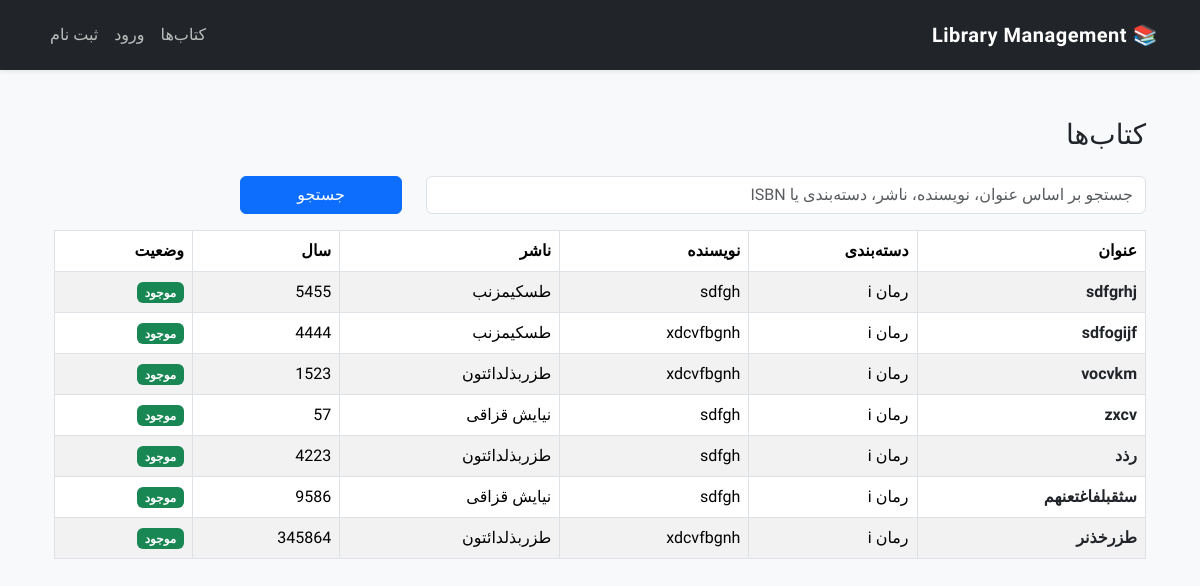
The page /books/ on the database as committed earlier.
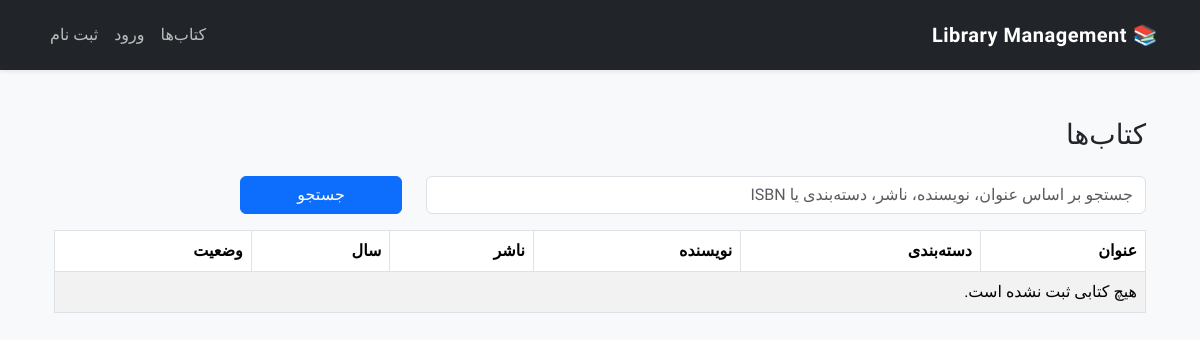
The same page on the database as committed later.
### books/models.py (models this page shows, shortened)
class Book(BaseModel):
    category = models.ForeignKey(
        Category,
        on_delete=models.PROTECT,
        related_name="books",
        verbose_name="دسته‌بندی"
    )
    author = models.ForeignKey(
        Author,
        on_delete=models.PROTECT,
        related_name="books",
        verbose_name="نویسنده"
    )
    publisher = models.ForeignKey(
        Publisher,
        on_delete=models.PROTECT,
        related_name="books",
        verbose_name="ناشر"
    )
    title = models.CharField(
        max_length=200,
        verbose_name="عنوان کتاب"
    )
    isbn = models.CharField(
        max_length=100,
        unique=True,
        verbose_name="ISBN"
    )
    publish_year = models.PositiveIntegerField(
        verbose_name="سال انتشار",
    )
    pages = models.PositiveIntegerField(
        verbose_name="تعداد صفحات"
    )
    description = models.TextField(
        blank=True,
        verbose_name="توضیحات"
    )
    summary = models.TextField(
    blank=True,
    verbose_name="خلاصه کتاب"
    )
    language = models.CharField(
    max_length=50,
    default="فارسی",
    verbose_name="زبان"
    )
    copies = models.PositiveIntegerField(
    default=1,
    verbose_name="تعداد نسخه"
    )
    image = models.ImageField(
        upload_to="books/",
        blank=True,
        null=True,
        verbose_name="تصویر جلد"
    )
    is_available = models.BooleanField(
        default=True,
        verbose_name="موجود"
    )
    is_active = models.BooleanField(
        default=True,
        verbose_name="فعال"
    )
    class Meta:
        verbose_name = "کتاب"
        verbose_name_plural = "کتاب‌ها"
        ordering = ["title"]

class Category(BaseModel):
    name = models.CharField(
        max_length=100,
        unique=True,
        verbose_name="نام دسته‌بندی"
    )
    class Meta:
        verbose_name = "دسته‌بندی"
        verbose_name_plural = "دسته‌بندی‌ها"
        ordering = ["name"]

class Author(BaseModel):
    full_name = models.CharField(
        max_length=150,
        unique=True,
        verbose_name="نام نویسنده"
    )
    class Meta:
        verbose_name = "نویسنده"
        verbose_name_plural = "نویسندگان"
        ordering = ["full_name"]

class Publisher(BaseModel):
    name = models.CharField(
        max_length=150,
        unique=True,
        verbose_name="نام ناشر"
    )
    class Meta:
        verbose_name = "ناشر"
        verbose_name_plural = "ناشران"
        ordering = ["name"]

### books/views.py (the view, shortened to what this page needs)
# urls.py: path("books/",views.BookListView.as_view(),name="book-list",),
class BookListView(ListView):
    model = Book
    template_name = "books/book/book_list.html"
    context_object_name = "books"
    paginate_by = 10
    def get_queryset(self):
        if self.request.user.is_authenticated and self.request.user.is_superuser:
            queryset = Book.objects.select_related(
                "category",
                "author",
                "publisher",)
        else:
            queryset = Book.objects.filter(
                is_active=True
            ).select_related(
                "category",
                "author",
                "publisher",)
        search = self.request.GET.get("search")
        return queryset

### books/templates/books/book/book_list.html
{% extends "shared/_layout.html" %}
{% block content %}
<div class="container mt-4">
    <div class="d-flex justify-content-between align-items-center mb-3">
        <h3>کتاب‌ها</h3>
    </div>
    <form method="get" class="mb-3">
        <div class="row">
            <div class="col-md-8">
                <input
                    type="text"
                    name="search"
                    class="form-control"
                    placeholder="جستجو بر اساس عنوان، نویسنده، ناشر، دسته‌بندی یا ISBN"
                    value="{{ request.GET.search }}"
                >
            </div>
            <div class="col-md-2">
                <button class="btn btn-primary w-100">
                    جستجو
                </button>
            </div>
        </div>
    </form>
    <table class="table table-bordered table-striped table-hover">
        <thead>
        <tr>
            <th>عنوان</th>
            <th>دسته‌بندی</th>
            <th>نویسنده</th>
            <th>ناشر</th>
            <th>سال</th>
            <th>وضعیت</th>
        </tr>
        </thead>
        <tbody>
        {% for book in books %}
            <tr>
               <td><a href="{% url 'book-detail' book.pk %}" class="book-link text-dark fw-bold text-decoration-none">{{ book.title }}</a></td>
                <td>{{ book.category.name }}</td>
                <td>{{ book.author.full_name }}</td>
                <td>{{ book.publisher.name }}</td>
                <td>{{ book.publish_year }}</td>
                <td>
                    {% if book.is_available %}
                        <span class="badge bg-success">موجود</span>
                    {% else %}
                        <span class="badge bg-danger">ناموجود</span>
                    {% endif %}
                </td>
            </tr>
        {% empty %}
            <tr>
                <td colspan="7">
                    هیچ کتابی ثبت نشده است.
                </td>
            </tr>
        {% endfor %}
        </tbody>
    </table>
</div>
{% endblock %}

Rows that differ between the two databases and show on the page:
removed Book: title "sdfgrhj", category.name "رمان i", author.full_name "sdfgh", publisher.name "طسکیمزنب", publish_year "5455", is_available "موجود"
removed Book: title "sdfogijf", category.name "رمان i", author.full_name "xdcvfbgnh", publisher.name "طسکیمزنب", publish_year "4444", is_available "موجود"
removed Book: title "vocvkm", category.name "رمان i", author.full_name "xdcvfbgnh", publisher.name "طزربذلدائتون", publish_year "1523", is_available "موجود"
removed Book: title "zxcv", category.name "رمان i", author.full_name "sdfgh", publisher.name "نیایش قزاقی", publish_year "57", is_available "موجود"
removed Book: title "رذد", category.name "رمان i", author.full_name "sdfgh", publisher.name "طزربذلدائتون", publish_year "4223", is_available "موجود"
removed Book: title "سثقبلفاغتعنهم", category.name "رمان i", author.full_name "sdfgh", publisher.name "نیایش قزاقی", publish_year "9586", is_available "موجود"
removed Book: title "طزرخذنر", category.name "رمان i", author.full_name "xdcvfbgnh", publisher.name "طزربذلدائتون", publish_year "345864", is_available "موجود"
Other text that changed with them:
text now shown: "هیچ کتابی ثبت نشده است."
